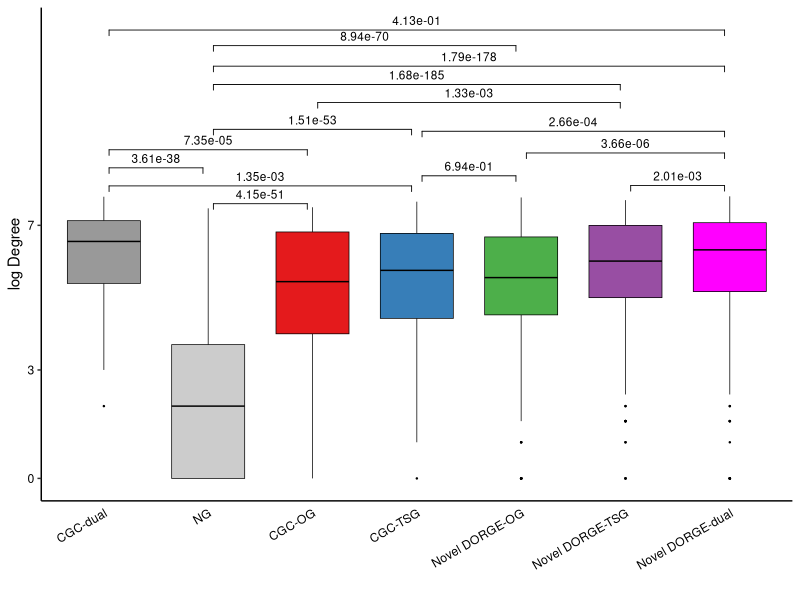
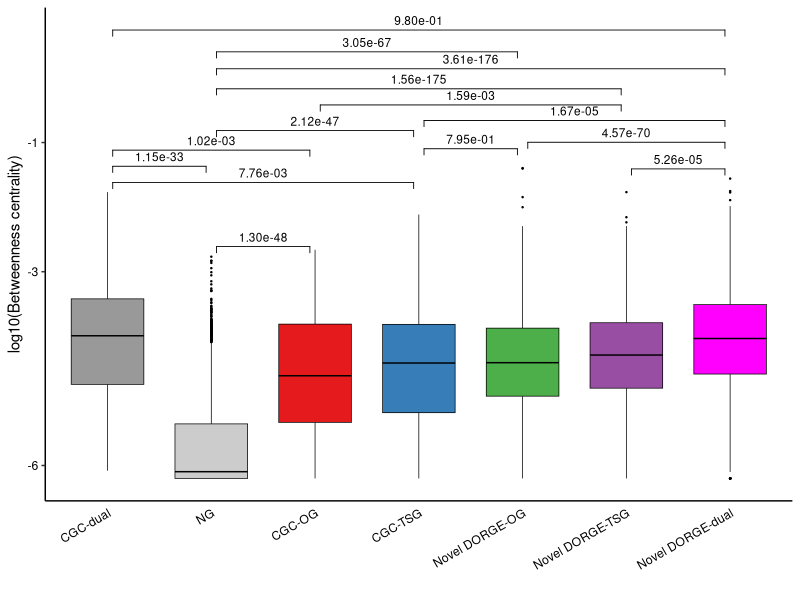
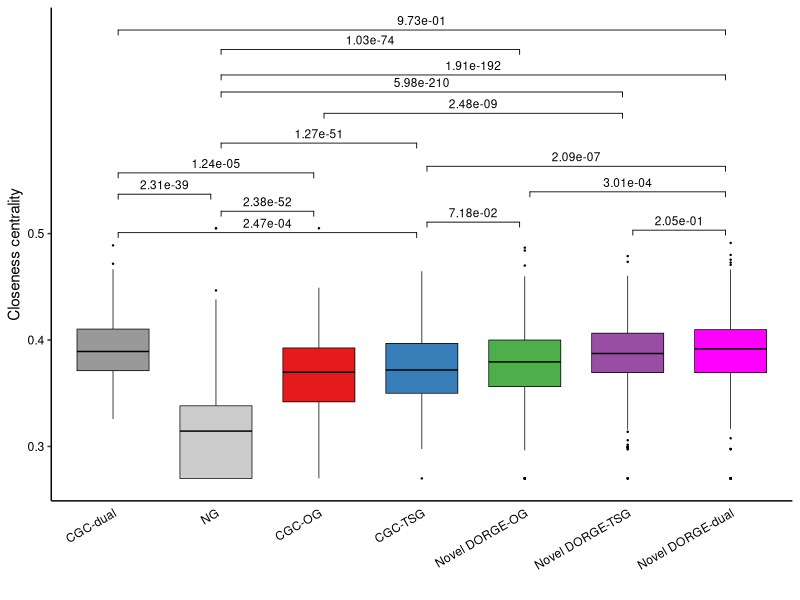

The R source for these figures, in order:
####################
##### Boxplots #####
####################

###### The boxplots for different gene categories to independently evaluate DORGE prediction.

###### Input: ../Gene_set_new.txt: Gene annotation file
###### Input: ../All_features.csv: Feature table compiled in this study
###### Input: ../DORGE_prediction.txt: DORGE prediction results
###### Input: data/BioGRID_network_node_metrics_processed.txt:  Network metrics calculated by Cytoscape (https://cytoscape.org/; Available at Evaluation_processing folder DORGE_pipeline project https://github.com/biocq/DORGE_pipeline)

###### Output: Figure_S5A_BioGRID_log_degree.pdf: Evaluation of dual-function TSG/OGs by PPI network degree
###### Output: Figure_S5B_BioGRID_betweenness.pdf: Evaluation of dual-function TSG/OGs by PPI network betweenness centrality
###### Output: Figure_S5C_BioGRID_closeness.pdf: Evaluation of dual-function TSG/OGs by PPI network closeness centrality

options(warn=-1)

### Install missing packages

installed_pkgs <- installed.packages()

pkgs <-  c("ggsignif","ggpubr")

if (length(setdiff(pkgs, installed_pkgs)) > 0) {
    install.packages(pkgs = setdiff(pkgs, installed_pkgs))
}

suppressMessages(library("ggpubr"))
suppressMessages(library(ggsignif))

TSG_threshold<-0.6233374 #FPR=0.01
OG_threshold<-0.6761319 #FPR=0.01

######### Figure S6 ABC: Network metrics in PPI network #########

#setwd("/Users/jlyu/Box\ Sync/TSGOG_Project/SA_sub/github/DORGE_paper/DORGE_codes/Figure_5");
anno <- read.table("../Gene_set_new.txt", header=T, sep="\t",fill=TRUE,quote = "")
colnames(anno)<-c("Gene","TSG_core","OG_core","NG","TSG_all","OG_all");
prediction <- read.table("../DORGE_prediction.txt", header=T, sep="\t",fill=TRUE,quote = "")
anno<-cbind(anno[,c(1,4,5,6)],prediction[,2:3])
all_feature <- read.table("data/BioGRID_network_node_metrics_processed.txt", header=T, sep="\t",fill=TRUE,quote = "")
all_feature<-all_feature[,c("Gene","Gene_betweenness_centrality","Gene_closeness_centrality","Gene_Degree")]
all_feature$Gene_betweenness_centrality <- as.numeric(all_feature$Gene_betweenness_centrality)
all_feature$Gene_betweenness_centrality <- log10(all_feature$Gene_betweenness_centrality+1e-8)
all_feature$Gene_closeness_centrality <- as.numeric(all_feature$Gene_closeness_centrality)
all_feature$Gene_Degree <- as.numeric(all_feature$Gene_Degree)
all_feature$Gene_Degree <- log2(all_feature$Gene_Degree+1)

colnames(all_feature)<-c("Gene","Log10_BioGRID_betweenness","BioGRID_clossness","Log_BioGRID_degree")
index_low<-which(all_feature$Log10_BioGRID_betweenness< -6)
all_feature$Log10_BioGRID_betweenness[index_low]<-(all_feature$Log10_BioGRID_betweenness[index_low]+6)/10-6

index_low<-which(all_feature$BioGRID_clossness<0.3)
all_feature$BioGRID_clossness[index_low]<-(all_feature$BioGRID_clossness[index_low]-0.3)/10+0.3
index_high<-which(all_feature$BioGRID_clossness>0.5)
all_feature$BioGRID_clossness[index_high]<-(all_feature$BioGRID_clossness[index_high]-0.5)/100+0.5

index_high<-which(all_feature$Log_BioGRID_degree>7)
all_feature$Log_BioGRID_degree[index_high]<-(all_feature$Log_BioGRID_degree[index_high]-7)/5+7

index<-rep("Other",nrow(anno))
index_NG<-which(anno$NG=="1")
index_pOG<-which(anno$OG_probability> OG_threshold & anno$TSG_probability<TSG_threshold & anno$OG_all!="1")
index_pTSG<-which(anno$TSG_probability>TSG_threshold & anno$OG_probability< OG_threshold & anno$TSG_all!="1")
index_pdual<-which((anno$OG_all=="1" & anno$TSG_all!="1" & anno$TSG_probability>TSG_threshold)|(anno$TSG_all=="1" & anno$OG_all!="1" & anno$OG_probability> OG_threshold)|(anno$TSG_all!="1" & anno$OG_all!="1" & anno$TSG_probability>TSG_threshold & anno$OG_probability> OG_threshold))
index_TSG<-which(anno$TSG_all=="1" & anno$OG_all!="1")
index_OG<-which(anno$OG_all=="1" & anno$TSG_all!="1")
index_dual<-which(anno$OG_all=="1" & anno$TSG_all=="1")

index[index_NG]<-"NG"
index[index_pOG]<-"Novel DORGE-OG"
index[index_pTSG]<-"Novel DORGE-TSG"
index[index_TSG]<-"CGC-TSG"
index[index_OG]<-"CGC-OG"
index[index_pdual]<-"Novel DORGE-dual"
index[index_dual]<-"CGC-dual"

dat2<-cbind(all_feature,index)
dat3<-dat2[dat2$index!="Other",]
dat3$index<-factor(dat3$index, levels=c("CGC-dual","NG","CGC-OG","CGC-TSG","Novel DORGE-OG","Novel DORGE-TSG","Novel DORGE-dual"))

pdf("Raw_figures/Figure_S5A_BioGRID_log_degree.pdf", family="ArialMT", width=2.85, height=5) #Degree
p<-ggboxplot(data = dat3,x = "index", y="Log_BioGRID_degree",color="black",fill="index", palette = rev(c("#FF00FF","#984EA3","#4DAF4A","#377EB8","#E41A1C","#CCCCCC","#999999")),outlier.size=0.2,width=0.7,lwd=0.25)+scale_y_continuous(breaks = c(0,3,7),labels = c("0","3","7"))+ labs(x = "", y = "log Degree") + theme_bw() + theme(axis.ticks.x=element_blank(),axis.text.y = element_text(hjust = 1, colour = "black"),axis.text.x = element_text(angle = 30, hjust = 1, colour = "black"), panel.border = element_blank(), panel.grid.major = element_blank(), panel.grid.minor = element_blank(),panel.background = element_blank(), axis.line = element_line(colour = "black"))+ guides(fill=FALSE)
p<-p+geom_signif(y_position=c(max(max(dat3[dat3$index=="CGC-dual","Log_BioGRID_degree"]),max(dat3[dat3$index=="NG","Log_BioGRID_degree"]))+0.8, max(max(dat3[dat3$index=="CGC-dual","Log_BioGRID_degree"]),max(dat3[dat3$index=="CGC-OG","Log_BioGRID_degree"]))+1.3),xmin=c(1.05,1.05), xmax=c(1.95,2.95),annotation=c(formatC(wilcox.test(dat3[dat3$index=="CGC-dual","Log_BioGRID_degree"],dat3[dat3$index=="NG","Log_BioGRID_degree"],alternative = "two.sided")$p.value, format = "e", digits = 2), formatC(wilcox.test(dat3[dat3$index=="CGC-dual","Log_BioGRID_degree"],dat3[dat3$index=="CGC-OG","Log_BioGRID_degree"],alternative = "two.sided")$p.value, format = "e", digits = 2)), tip_length=0.02,size=0.3,textsize =3)
p<-p+geom_signif(y_position=c(max(max(dat3[dat3$index=="CGC-dual","Log_BioGRID_degree"]),max(dat3[dat3$index=="CGC-TSG","Log_BioGRID_degree"]))+0.3, max(max(dat3[dat3$index=="CGC-OG","Log_BioGRID_degree"]),max(dat3[dat3$index=="NG","Log_BioGRID_degree"]))+0.1),xmin=c(1.05,2.05), xmax=c(3.95,2.95),annotation=c(formatC(wilcox.test(dat3[dat3$index=="CGC-dual","Log_BioGRID_degree"],dat3[dat3$index=="CGC-TSG","Log_BioGRID_degree"],alternative = "two.sided")$p.value, format = "e", digits = 2), formatC(wilcox.test(dat3[dat3$index=="CGC-OG","Log_BioGRID_degree"],dat3[dat3$index=="NG","Log_BioGRID_degree"],alternative = "two.sided")$p.value, format = "e", digits = 2)), tip_length=0.02,size=0.3,textsize =3)
p<-p+geom_signif(y_position=c(max(max(dat3[dat3$index=="Novel DORGE-dual","Log_BioGRID_degree"]),max(dat3[dat3$index=="Novel DORGE-OG","Log_BioGRID_degree"]))+1.2, max(max(dat3[dat3$index=="Novel DORGE-dual","Log_BioGRID_degree"]),max(dat3[dat3$index=="Novel DORGE-TSG","Log_BioGRID_degree"]))+0.3),xmin=c(5.05,6.05), xmax=c(6.95,6.95),annotation=c(formatC(wilcox.test(dat3[dat3$index=="Novel DORGE-dual","Log_BioGRID_degree"],dat3[dat3$index=="Novel DORGE-OG","Log_BioGRID_degree"],alternative = "two.sided")$p.value, format = "e", digits = 2), formatC(wilcox.test(dat3[dat3$index=="Novel DORGE-dual","Log_BioGRID_degree"],dat3[dat3$index=="Novel DORGE-TSG","Log_BioGRID_degree"],alternative = "two.sided")$p.value, format = "e", digits = 2)), tip_length=0.02,size=0.3,textsize =3)
p<-p+geom_signif(y_position=c(max(max(dat3[dat3$index=="Novel DORGE-OG","Log_BioGRID_degree"]),max(dat3[dat3$index=="CGC-TSG","Log_BioGRID_degree"]))+0.6, max(max(dat3[dat3$index=="CGC-TSG","Log_BioGRID_degree"]),max(dat3[dat3$index=="NG","Log_BioGRID_degree"]))+2.0),xmin=c(4.05,2.05), xmax=c(4.95,3.95),annotation=c(formatC(wilcox.test(dat3[dat3$index=="Novel DORGE-OG","Log_BioGRID_degree"],dat3[dat3$index=="CGC-TSG","Log_BioGRID_degree"],alternative = "two.sided")$p.value, format = "e", digits = 2), formatC(wilcox.test(dat3[dat3$index=="CGC-TSG","Log_BioGRID_degree"],dat3[dat3$index=="NG","Log_BioGRID_degree"],alternative = "two.sided")$p.value, format = "e", digits = 2)), tip_length=0.02,size=0.3,textsize =3)

p<-p+geom_signif(y_position=c(max(max(dat3[dat3$index=="Novel DORGE-TSG","Log_BioGRID_degree"]),max(dat3[dat3$index=="CGC-OG","Log_BioGRID_degree"]))+2.7, max(max(dat3[dat3$index=="Novel DORGE-TSG","Log_BioGRID_degree"]),max(dat3[dat3$index=="NG","Log_BioGRID_degree"]))+3.2),xmin=c(3.05,2.05), xmax=c(5.95,5.95),annotation=c(formatC(wilcox.test(dat3[dat3$index=="Novel DORGE-TSG","Log_BioGRID_degree"],dat3[dat3$index=="CGC-OG","Log_BioGRID_degree"],alternative = "two.sided")$p.value, format = "e", digits = 2), formatC(wilcox.test(dat3[dat3$index=="Novel DORGE-TSG","Log_BioGRID_degree"],dat3[dat3$index=="NG","Log_BioGRID_degree"],alternative = "two.sided")$p.value, format = "e", digits = 2)), tip_length=0.02,size=0.3,textsize =3)
p<-p+geom_signif(y_position=c(max(max(dat3[dat3$index=="Novel DORGE-OG","Log_BioGRID_degree"]),max(dat3[dat3$index=="NG","Log_BioGRID_degree"]))+4.2, max(max(dat3[dat3$index=="Novel DORGE-dual","Log_BioGRID_degree"]),max(dat3[dat3$index=="NG","Log_BioGRID_degree"]))+3.6),xmin=c(2.05,2.05), xmax=c(4.95,6.95),annotation=c(formatC(wilcox.test(dat3[dat3$index=="Novel DORGE-OG","Log_BioGRID_degree"],dat3[dat3$index=="NG","Log_BioGRID_degree"],alternative = "two.sided")$p.value, format = "e", digits = 2), formatC(wilcox.test(dat3[dat3$index=="Novel DORGE-dual","Log_BioGRID_degree"],dat3[dat3$index=="NG","Log_BioGRID_degree"],alternative = "two.sided")$p.value, format = "e", digits = 2)), tip_length=0.02,size=0.3,textsize =3)
p<-p+geom_signif(y_position=c(max(max(dat3[dat3$index=="Novel DORGE-dual","Log_BioGRID_degree"]),max(dat3[dat3$index=="CGC-dual","Log_BioGRID_degree"]))+4.6, max(max(dat3[dat3$index=="Novel DORGE-dual","Log_BioGRID_degree"]),max(dat3[dat3$index=="CGC-TSG","Log_BioGRID_degree"]))+1.8),xmin=c(1.05,4.05), xmax=c(6.95,6.95),annotation=c(formatC(wilcox.test(dat3[dat3$index=="Novel DORGE-dual","Log_BioGRID_degree"],dat3[dat3$index=="CGC-dual","Log_BioGRID_degree"],alternative = "two.sided")$p.value, format = "e", digits = 2), formatC(wilcox.test(dat3[dat3$index=="Novel DORGE-dual","Log_BioGRID_degree"],dat3[dat3$index=="CGC-TSG","Log_BioGRID_degree"],alternative = "two.sided")$p.value, format = "e", digits = 2)), tip_length=0.02,size=0.3,textsize =3)
p
garbage <- dev.off()

# Column: 1 CGCdual  2 NG  3 CGCOG  4 CGCTSG  5 Novel DORGEOG  6 Novel DORGETSG  7 Novel DORGEdual
#CGC-dual NG; CGC-dual CGC-OG
#CGC-dual CGC-TSG; CGC-OG NG
#Novel DORGE-dual Novel DORGE-OG; Novel DORGE-dual Novel DORGE-TSG
#Novel DORGE-OG CGC-TSG; CGC-TSG NG
#Novel DORGE-TSG CGC-OG; Novel DORGE-TSG NG
#Novel DORGE-OG NG; Novel DORGE-dual NG
#Novel DORGE-dual CGC-dual; Novel DORGE-dual CGC-TSG

pdf("Raw_figures/Figure_S5B_BioGRID_betweenness.pdf", family="ArialMT", width=2.85, height=5) #Betweenness Centrality
p<-ggboxplot(data = dat3,x = "index", y="Log10_BioGRID_betweenness",color="black",fill="index", palette = rev(c("#FF00FF","#984EA3","#4DAF4A","#377EB8","#E41A1C","#CCCCCC","#999999")),outlier.size=0.2,width=0.7,lwd=0.25)+scale_y_continuous(breaks = c(-6,-3,-1),labels = c("-6","-3","-1"))+ labs(x = "", y = "log10(Betweenness centrality)") + theme_bw() + theme(axis.ticks.x=element_blank(),axis.text.y = element_text(hjust = 1, colour = "black"),axis.text.x = element_text(angle = 30, hjust = 1, colour = "black"), panel.border = element_blank(), panel.grid.major = element_blank(), panel.grid.minor = element_blank(),panel.background = element_blank(), axis.line = element_line(colour = "black"))+ guides(fill=FALSE)
p<-p+geom_signif(y_position=c(max(max(dat3[dat3$index=="CGC-dual","Log10_BioGRID_betweenness"]),max(dat3[dat3$index=="NG","Log10_BioGRID_betweenness"]))+0.8/2, max(max(dat3[dat3$index=="CGC-dual","Log10_BioGRID_betweenness"]),max(dat3[dat3$index=="CGC-OG","Log10_BioGRID_betweenness"]))+1.3/2),xmin=c(1.05,1.05), xmax=c(1.95,2.95),annotation=c(formatC(wilcox.test(dat3[dat3$index=="CGC-dual","Log10_BioGRID_betweenness"],dat3[dat3$index=="NG","Log10_BioGRID_betweenness"],alternative = "two.sided")$p.value, format = "e", digits = 2), formatC(wilcox.test(dat3[dat3$index=="CGC-dual","Log10_BioGRID_betweenness"],dat3[dat3$index=="CGC-OG","Log10_BioGRID_betweenness"],alternative = "two.sided")$p.value, format = "e", digits = 2)), tip_length=0.02,size=0.3,textsize =3)
p<-p+geom_signif(y_position=c(max(max(dat3[dat3$index=="CGC-dual","Log10_BioGRID_betweenness"]),max(dat3[dat3$index=="CGC-TSG","Log10_BioGRID_betweenness"]))+0.3/2, max(max(dat3[dat3$index=="CGC-OG","Log10_BioGRID_betweenness"]),max(dat3[dat3$index=="NG","Log10_BioGRID_betweenness"]))+0.1/2),xmin=c(1.05,2.05), xmax=c(3.95,2.95),annotation=c(formatC(wilcox.test(dat3[dat3$index=="CGC-dual","Log10_BioGRID_betweenness"],dat3[dat3$index=="CGC-TSG","Log10_BioGRID_betweenness"],alternative = "two.sided")$p.value, format = "e", digits = 2), formatC(wilcox.test(dat3[dat3$index=="CGC-OG","Log10_BioGRID_betweenness"],dat3[dat3$index=="NG","Log10_BioGRID_betweenness"],alternative = "two.sided")$p.value, format = "e", digits = 2)), tip_length=0.02,size=0.3,textsize =3)
p<-p+geom_signif(y_position=c(max(max(dat3[dat3$index=="Novel DORGE-dual","Log10_BioGRID_betweenness"]),max(dat3[dat3$index=="Novel DORGE-OG","Log10_BioGRID_betweenness"]))+0.8/2, max(max(dat3[dat3$index=="Novel DORGE-dual","Log10_BioGRID_betweenness"]),max(dat3[dat3$index=="Novel DORGE-TSG","Log10_BioGRID_betweenness"]))+0.3/2),xmin=c(5.05,6.05), xmax=c(6.95,6.95),annotation=c(formatC(wilcox.test(dat3[dat3$index=="Novel DORGE-dual","Log10_BioGRID_betweenness"],dat3[dat3$index=="Novel DORGE-OG","BioGRID_betweenness"],alternative = "two.sided")$p.value, format = "e", digits = 2), formatC(wilcox.test(dat3[dat3$index=="Novel DORGE-dual","Log10_BioGRID_betweenness"],dat3[dat3$index=="Novel DORGE-TSG","Log10_BioGRID_betweenness"],alternative = "two.sided")$p.value, format = "e", digits = 2)), tip_length=0.02,size=0.3,textsize =3)
p<-p+geom_signif(y_position=c(max(max(dat3[dat3$index=="Novel DORGE-OG","Log10_BioGRID_betweenness"]),max(dat3[dat3$index=="CGC-TSG","Log10_BioGRID_betweenness"]))+0.6/2, max(max(dat3[dat3$index=="CGC-TSG","Log10_BioGRID_betweenness"]),max(dat3[dat3$index=="NG","Log10_BioGRID_betweenness"]))+2.6/2),xmin=c(4.05,2.05), xmax=c(4.95,3.95),annotation=c(formatC(wilcox.test(dat3[dat3$index=="Novel DORGE-OG","Log10_BioGRID_betweenness"],dat3[dat3$index=="CGC-TSG","Log10_BioGRID_betweenness"],alternative = "two.sided")$p.value, format = "e", digits = 2), formatC(wilcox.test(dat3[dat3$index=="CGC-TSG","Log10_BioGRID_betweenness"],dat3[dat3$index=="NG","Log10_BioGRID_betweenness"],alternative = "two.sided")$p.value, format = "e", digits = 2)), tip_length=0.02,size=0.3,textsize =3)

p<-p+geom_signif(y_position=c(max(max(dat3[dat3$index=="Novel DORGE-TSG","Log10_BioGRID_betweenness"]),max(dat3[dat3$index=="CGC-OG","Log10_BioGRID_betweenness"]))+2.7/2, max(max(dat3[dat3$index=="Novel DORGE-TSG","Log10_BioGRID_betweenness"]),max(dat3[dat3$index=="NG","Log10_BioGRID_betweenness"]))+3.2/2),xmin=c(3.05,2.05), xmax=c(5.95,5.95),annotation=c(formatC(wilcox.test(dat3[dat3$index=="Novel DORGE-TSG","Log10_BioGRID_betweenness"],dat3[dat3$index=="CGC-OG","Log10_BioGRID_betweenness"],alternative = "two.sided")$p.value, format = "e", digits = 2), formatC(wilcox.test(dat3[dat3$index=="Novel DORGE-TSG","Log10_BioGRID_betweenness"],dat3[dat3$index=="NG","Log10_BioGRID_betweenness"],alternative = "two.sided")$p.value, format = "e", digits = 2)), tip_length=0.02,size=0.3,textsize =3)
p<-p+geom_signif(y_position=c(max(max(dat3[dat3$index=="Novel DORGE-OG","Log10_BioGRID_betweenness"]),max(dat3[dat3$index=="NG","Log10_BioGRID_betweenness"]))+3.6/2, max(max(dat3[dat3$index=="Novel DORGE-dual","Log10_BioGRID_betweenness"]),max(dat3[dat3$index=="NG","Log10_BioGRID_betweenness"]))+3.4/2),xmin=c(2.05,2.05), xmax=c(4.95,6.95),annotation=c(formatC(wilcox.test(dat3[dat3$index=="Novel DORGE-OG","Log10_BioGRID_betweenness"],dat3[dat3$index=="NG","Log10_BioGRID_betweenness"],alternative = "two.sided")$p.value, format = "e", digits = 2), formatC(wilcox.test(dat3[dat3$index=="Novel DORGE-dual","Log10_BioGRID_betweenness"],dat3[dat3$index=="NG","Log10_BioGRID_betweenness"],alternative = "two.sided")$p.value, format = "e", digits = 2)), tip_length=0.02,size=0.3,textsize =3)
p<-p+geom_signif(y_position=c(max(max(dat3[dat3$index=="Novel DORGE-dual","Log10_BioGRID_betweenness"]),max(dat3[dat3$index=="CGC-dual","Log10_BioGRID_betweenness"]))+4.6/2, max(max(dat3[dat3$index=="Novel DORGE-dual","Log10_BioGRID_betweenness"]),max(dat3[dat3$index=="CGC-TSG","Log10_BioGRID_betweenness"]))+1.8/2),xmin=c(1.05,4.05), xmax=c(6.95,6.95),annotation=c(formatC(wilcox.test(dat3[dat3$index=="Novel DORGE-dual","Log10_BioGRID_betweenness"],dat3[dat3$index=="CGC-dual","Log10_BioGRID_betweenness"],alternative = "two.sided")$p.value, format = "e", digits = 2), formatC(wilcox.test(dat3[dat3$index=="Novel DORGE-dual","Log10_BioGRID_betweenness"],dat3[dat3$index=="CGC-TSG","Log10_BioGRID_betweenness"],alternative = "two.sided")$p.value, format = "e", digits = 2)), tip_length=0.02,size=0.3,textsize =3)
p
garbage <- dev.off()

pdf("Raw_figures/Figure_S5C_BioGRID_closeness.pdf", family="ArialMT", width=2.85, height=5) #Closeness Centrality
p<-ggboxplot(data = dat3,x = "index", y="BioGRID_clossness",color="black",fill="index", palette = rev(c("#FF00FF","#984EA3","#4DAF4A","#377EB8","#E41A1C","#CCCCCC","#999999")),outlier.size=0.2,width=0.7,lwd=0.25)+scale_y_continuous(breaks = c(0.3,0.4,0.5),labels = c("0.3","0.4","0.5"))+ labs(x = "", y = "Closeness centrality") + theme_bw() + theme(axis.ticks.x=element_blank(),axis.text.y = element_text(hjust = 1, colour = "black"),axis.text.x = element_text(angle = 30, hjust = 1, colour = "black"), panel.border = element_blank(), panel.grid.major = element_blank(), panel.grid.minor = element_blank(),panel.background = element_blank(), axis.line = element_line(colour = "black"))+ guides(fill=FALSE)
p<-p+geom_signif(y_position=c(max(max(dat3[dat3$index=="CGC-dual","BioGRID_clossness"]),max(dat3[dat3$index=="NG","BioGRID_clossness"]))+0.8/25, max(max(dat3[dat3$index=="CGC-dual","BioGRID_clossness"]),max(dat3[dat3$index=="CGC-OG","BioGRID_clossness"]))+1.3/25),xmin=c(1.05,1.05), xmax=c(1.95,2.95),annotation=c(formatC(wilcox.test(dat3[dat3$index=="CGC-dual","BioGRID_clossness"],dat3[dat3$index=="NG","BioGRID_clossness"],alternative = "two.sided")$p.value, format = "e", digits = 2), formatC(wilcox.test(dat3[dat3$index=="CGC-dual","BioGRID_clossness"],dat3[dat3$index=="CGC-OG","BioGRID_clossness"],alternative = "two.sided")$p.value, format = "e", digits = 2)), tip_length=0.02,size=0.3,textsize =3)
p<-p+geom_signif(y_position=c(max(max(dat3[dat3$index=="CGC-dual","BioGRID_clossness"]),max(dat3[dat3$index=="CGC-TSG","BioGRID_clossness"]))+0.3/25, max(max(dat3[dat3$index=="CGC-OG","BioGRID_clossness"]),max(dat3[dat3$index=="NG","BioGRID_clossness"]))+0.4/25),xmin=c(1.05,2.05), xmax=c(3.95,2.95),annotation=c(formatC(wilcox.test(dat3[dat3$index=="CGC-dual","BioGRID_clossness"],dat3[dat3$index=="CGC-TSG","BioGRID_clossness"],alternative = "two.sided")$p.value, format = "e", digits = 2), formatC(wilcox.test(dat3[dat3$index=="CGC-OG","BioGRID_clossness"],dat3[dat3$index=="NG","BioGRID_clossness"],alternative = "two.sided")$p.value, format = "e", digits = 2)), tip_length=0.02,size=0.3,textsize =3)
p<-p+geom_signif(y_position=c(max(max(dat3[dat3$index=="Novel DORGE-dual","BioGRID_clossness"]),max(dat3[dat3$index=="Novel DORGE-OG","BioGRID_clossness"]))+1.2/25, max(max(dat3[dat3$index=="Novel DORGE-dual","BioGRID_clossness"]),max(dat3[dat3$index=="Novel DORGE-TSG","BioGRID_clossness"]))+0.3/25),xmin=c(5.05,6.05), xmax=c(6.95,6.95),annotation=c(formatC(wilcox.test(dat3[dat3$index=="Novel DORGE-dual","BioGRID_clossness"],dat3[dat3$index=="Novel DORGE-OG","BioGRID_clossness"],alternative = "two.sided")$p.value, format = "e", digits = 2), formatC(wilcox.test(dat3[dat3$index=="Novel DORGE-dual","BioGRID_clossness"],dat3[dat3$index=="Novel DORGE-TSG","BioGRID_clossness"],alternative = "two.sided")$p.value, format = "e", digits = 2)), tip_length=0.02,size=0.3,textsize =3)
p<-p+geom_signif(y_position=c(max(max(dat3[dat3$index=="Novel DORGE-OG","BioGRID_clossness"]),max(dat3[dat3$index=="CGC-TSG","BioGRID_clossness"]))+0.6/25, max(max(dat3[dat3$index=="CGC-TSG","BioGRID_clossness"]),max(dat3[dat3$index=="NG","BioGRID_clossness"]))+2.0/25),xmin=c(4.05,2.05), xmax=c(4.95,3.95),annotation=c(formatC(wilcox.test(dat3[dat3$index=="Novel DORGE-OG","BioGRID_clossness"],dat3[dat3$index=="CGC-TSG","BioGRID_clossness"],alternative = "two.sided")$p.value, format = "e", digits = 2), formatC(wilcox.test(dat3[dat3$index=="CGC-TSG","BioGRID_clossness"],dat3[dat3$index=="NG","BioGRID_clossness"],alternative = "two.sided")$p.value, format = "e", digits = 2)), tip_length=0.02,size=0.3,textsize =3)

p<-p+geom_signif(y_position=c(max(max(dat3[dat3$index=="Novel DORGE-TSG","BioGRID_clossness"]),max(dat3[dat3$index=="CGC-OG","BioGRID_clossness"]))+2.7/25, max(max(dat3[dat3$index=="Novel DORGE-TSG","BioGRID_clossness"]),max(dat3[dat3$index=="NG","BioGRID_clossness"]))+3.2/25),xmin=c(3.05,2.05), xmax=c(5.95,5.95),annotation=c(formatC(wilcox.test(dat3[dat3$index=="Novel DORGE-TSG","BioGRID_clossness"],dat3[dat3$index=="CGC-OG","BioGRID_clossness"],alternative = "two.sided")$p.value, format = "e", digits = 2), formatC(wilcox.test(dat3[dat3$index=="Novel DORGE-TSG","BioGRID_clossness"],dat3[dat3$index=="NG","BioGRID_clossness"],alternative = "two.sided")$p.value, format = "e", digits = 2)), tip_length=0.02,size=0.3,textsize =3)
p<-p+geom_signif(y_position=c(max(max(dat3[dat3$index=="Novel DORGE-OG","BioGRID_clossness"]),max(dat3[dat3$index=="NG","BioGRID_clossness"]))+4.2/25, max(max(dat3[dat3$index=="Novel DORGE-dual","BioGRID_clossness"]),max(dat3[dat3$index=="NG","BioGRID_clossness"]))+3.6/25),xmin=c(2.05,2.05), xmax=c(4.95,6.95),annotation=c(formatC(wilcox.test(dat3[dat3$index=="Novel DORGE-OG","BioGRID_clossness"],dat3[dat3$index=="NG","BioGRID_clossness"],alternative = "two.sided")$p.value, format = "e", digits = 2), formatC(wilcox.test(dat3[dat3$index=="Novel DORGE-dual","BioGRID_clossness"],dat3[dat3$index=="NG","BioGRID_clossness"],alternative = "two.sided")$p.value, format = "e", digits = 2)), tip_length=0.02,size=0.3,textsize =3)
p<-p+geom_signif(y_position=c(max(max(dat3[dat3$index=="Novel DORGE-dual","BioGRID_clossness"]),max(dat3[dat3$index=="CGC-dual","BioGRID_clossness"]))+5.0/25, max(max(dat3[dat3$index=="Novel DORGE-dual","BioGRID_clossness"]),max(dat3[dat3$index=="CGC-TSG","BioGRID_clossness"]))+1.8/25),xmin=c(1.05,4.05), xmax=c(6.95,6.95),annotation=c(formatC(wilcox.test(dat3[dat3$index=="Novel DORGE-dual","BioGRID_clossness"],dat3[dat3$index=="CGC-dual","BioGRID_clossness"],alternative = "two.sided")$p.value, format = "e", digits = 2), formatC(wilcox.test(dat3[dat3$index=="Novel DORGE-dual","BioGRID_clossness"],dat3[dat3$index=="CGC-TSG","BioGRID_clossness"],alternative = "two.sided")$p.value, format = "e", digits = 2)), tip_length=0.02,size=0.3,textsize =3)
p
garbage <- dev.off()